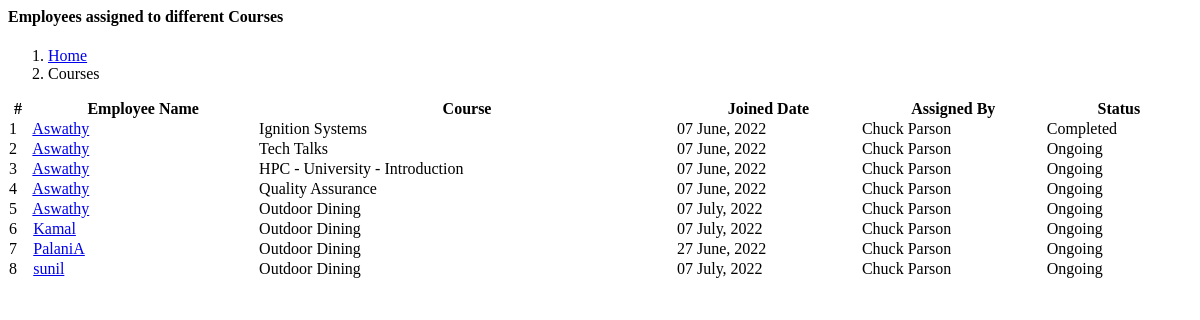
The page /coursesassignedtoemployees.php (signed in) on the database its author committed.
### tables this page shows
CREATE TABLE `userdetails` (
  `u_id` int(11) NOT NULL AUTO_INCREMENT,
  `user_id` int(11) NOT NULL,
  `name` varchar(100) NOT NULL,
  `gender` varchar(10) NOT NULL,
  `address` text NOT NULL,
  `phone` varchar(25) NOT NULL,
  `qualifn` varchar(100) NOT NULL,
  `photo` varchar(100) NOT NULL,
  `created_by` int(11) NOT NULL,
  PRIMARY KEY (`u_id`),
  UNIQUE KEY `user_id` (`user_id`)
);

CREATE TABLE `courses` (
  `courseid` int(11) NOT NULL AUTO_INCREMENT,
  `course_code` varchar(30) NOT NULL,
  `course_name` text NOT NULL,
  `description` text NOT NULL,
  `photo` varchar(100) DEFAULT NULL,
  `createdby` varchar(100) NOT NULL,
  `status` varchar(10) NOT NULL,
  PRIMARY KEY (`courseid`),
  UNIQUE KEY `course_code` (`course_code`)
);

CREATE TABLE `user_courses` (
  `join_id` int(11) NOT NULL AUTO_INCREMENT,
  `course_id` int(11) NOT NULL,
  `user_id` int(11) NOT NULL,
  `joined_date` date NOT NULL,
  `status` varchar(100) NOT NULL,
  `created_by` int(11) NOT NULL,
  PRIMARY KEY (`join_id`)
);

### coursesassignedtoemployees.php (the view, shortened to what this page needs)
    <div class="main-content">
        <div class="page-content">
            <div class="container-fluid">
                <div class="row">
                    <div class="col-12">
                        <div class="page-title-box d-sm-flex align-items-center justify-content-between">
                            <h4 class="mb-sm-0 font-size-18">Employees assigned to different Courses</h4>
                            <div class="page-title-right">
                                <ol class="breadcrumb m-0">
                                    <li class="breadcrumb-item"><a href="sadashboard">Home</a></li>
                                    <li class="breadcrumb-item active">Courses</li>
                                </ol>
                            </div>
                        </div>
                    </div>
                </div>
                <div class="row">
                    <div class="col-12">
                        <div class="card">
                            <div class="card-header">
                            <div class="card-bod table-responsive">
                                <?php
                                $query="select userdetails.name,userdetails.photo,courses.course_name,user_courses.joined_date,user_courses.status as coursestatus,admin_details.name as adminname from userdetails,courses,user_courses,admin_details,userlogin where courses.courseid=user_courses.course_id && user_courses.user_id=userlogin.user_id && user_courses.user_id=userdetails.user_id && userdetails.user_id=userlogin.user_id && userlogin.role='employee' && userdetails.created_by=user_courses.created_by && user_courses.created_by=admin_details.user_id order by userdetails.name";
                                $sql_query=mysqli_query($conn01,$query);
                                ?>
<table id="datatable" class="table align-middle datatable  table-check nowrap" style="border-collapse: collapse; border-spacing: 0 8px; width: 100%;">
                        <thead>
                          <tr>
                            <th>#</th>
                            <th scope="col">Employee Name</th>
                            <th scope="col">Course</th>
                            <th scope="col">Joined Date</th>
                            <th scope="col">Assigned By</th>
                            <th scope="col">Status</th>
                          </tr>
                        </thead>
                        <tbody>
                        <?php
                                       if(mysqli_num_rows($sql_query) > 0)
                                       {
                                            $i=1;
                                           while($row = mysqli_fetch_assoc($sql_query))
                                           {
                                            $date = date('d F, Y', strtotime($row['joined_date']));
                                       ?>
                            <tr>
                                <td><?php echo $i; ?></td>
                                <td>
                                    <a href="#" class="text-body"><?php echo $row['name']; ?></a>
                                </td>
                                <td><?php echo $row['course_name']; ?></td>
                                <td><?php echo $date; ?></td>
                                <td><?php echo $row['adminname']; ?></td>
                                <td>
                                <?php if($row['coursestatus']=="ongoing") { ?>
                                <span class="text-danger"><i class="mdi mdi-bullseye-arrow me-3"></i>Ongoing</span>
                                <?php } else if($row['coursestatus']=="completed") { ?>
                                <span class="text-success"><i class="mdi mdi-check-all me-3"></i>Completed</span>
                                <?php } ?>
                                </td>
                                    </tr>
                                    <?php
                                    $i=$i+1;
                                        }
                                    }
                                    ?>
                                    </tbody>
                                </table>
                            </div>
                        </div>
                    </div>
                </div>
            </div>
        </div>

### rows shown on the page
userdetails: name "Aswathy", courses.course_name "Ignition Systems", user_courses.joined_date "07 June, 2022", admin_details.name "Chuck Parson", shows "Completed", courses.course_name "Tech Talks", shows "Ongoing", courses.course_name "HPC - University - Introduction", courses.course_name "Quality Assurance", courses.course_name "Outdoor Dining", user_courses.joined_date "07 July, 2022"
userdetails: name "Kamal", courses.course_name "Outdoor Dining", user_courses.joined_date "07 July, 2022", admin_details.name "Chuck Parson", shows "Ongoing"
userdetails: name "PalaniA", courses.course_name "Outdoor Dining", user_courses.joined_date "27 June, 2022", admin_details.name "Chuck Parson", shows "Ongoing"
userdetails: name "sunil", courses.course_name "Outdoor Dining", user_courses.joined_date "07 July, 2022", admin_details.name "Chuck Parson", shows "Ongoing"
